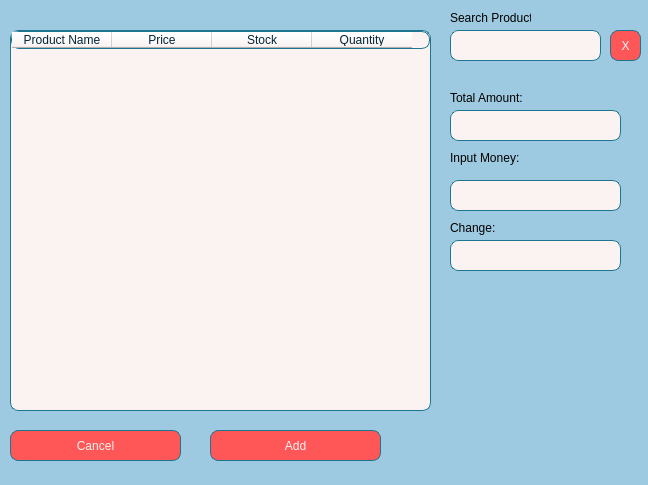
<?xml version="1.0" encoding="UTF-8"?>
<ui version="4.0">
 <class>MainWindow</class>
 <widget class="QMainWindow" name="MainWindow">
  <property name="geometry">
   <rect>
    <x>0</x>
    <y>0</y>
    <width>648</width>
    <height>485</height>
   </rect>
  </property>
  <property name="windowTitle">
   <string>MainWindow</string>
  </property>
  <property name="styleSheet">
   <string notr="true">background-color:rgb(158, 202, 225);
</string>
  </property>
  <widget class="QWidget" name="centralwidget">
   <widget class="QTableWidget" name="orderTable">
    <property name="geometry">
     <rect>
      <x>10</x>
      <y>30</y>
      <width>421</width>
      <height>381</height>
     </rect>
    </property>
    <property name="styleSheet">
     <string notr="true">background-color:rgb(251, 243, 242);;
color:rgb(3, 37, 57);
font: 75 8pt &quot;Verdana&quot;;
border: 1px solid rgb(28, 118, 143);
border-radius: 8px;</string>
    </property>
    <column>
     <property name="text">
      <string>Product Name</string>
     </property>
    </column>
    <column>
     <property name="text">
      <string>Price</string>
     </property>
    </column>
    <column>
     <property name="text">
      <string>Stock</string>
     </property>
    </column>
    <column>
     <property name="text">
      <string>Quantity</string>
     </property>
    </column>
   </widget>
   <widget class="QLabel" name="totalAmountEdit">
    <property name="geometry">
     <rect>
      <x>450</x>
      <y>110</y>
      <width>171</width>
      <height>31</height>
     </rect>
    </property>
    <property name="styleSheet">
     <string notr="true">background-color:rgb(251, 243, 242);;
color:rgb(3, 37, 57);
font: 75 8pt &quot;Verdana&quot;;
border: 1px solid rgb(28, 118, 143);
border-radius: 8px;</string>
    </property>
    <property name="text">
     <string/>
    </property>
   </widget>
   <widget class="QLabel" name="changeEdit">
    <property name="geometry">
     <rect>
      <x>450</x>
      <y>240</y>
      <width>171</width>
      <height>31</height>
     </rect>
    </property>
    <property name="styleSheet">
     <string notr="true">background-color:rgb(251, 243, 242);;
color:rgb(3, 37, 57);
font: 75 8pt &quot;Verdana&quot;;
border: 1px solid rgb(28, 118, 143);
border-radius: 8px;</string>
    </property>
    <property name="text">
     <string/>
    </property>
   </widget>
   <widget class="QLabel" name="label_4">
    <property name="geometry">
     <rect>
      <x>450</x>
      <y>90</y>
      <width>81</width>
      <height>16</height>
     </rect>
    </property>
    <property name="text">
     <string>&lt;html&gt;&lt;head/&gt;&lt;body&gt;&lt;p&gt;&lt;span style=&quot; font-size:9pt;&quot;&gt;Total Amount:&lt;/span&gt;&lt;/p&gt;&lt;/body&gt;&lt;/html&gt;</string>
    </property>
   </widget>
   <widget class="QLineEdit" name="paymentEdit">
    <property name="geometry">
     <rect>
      <x>450</x>
      <y>180</y>
      <width>171</width>
      <height>31</height>
     </rect>
    </property>
    <property name="styleSheet">
     <string notr="true">background-color:rgb(251, 243, 242);;
color:rgb(3, 37, 57);
font: 75 8pt &quot;Verdana&quot;;
border: 1px solid rgb(28, 118, 143);
border-radius: 8px;</string>
    </property>
   </widget>
   <widget class="QLabel" name="label_5">
    <property name="geometry">
     <rect>
      <x>450</x>
      <y>150</y>
      <width>81</width>
      <height>16</height>
     </rect>
    </property>
    <property name="text">
     <string>&lt;html&gt;&lt;head/&gt;&lt;body&gt;&lt;p&gt;&lt;span style=&quot; font-size:9pt;&quot;&gt;Input Money:&lt;/span&gt;&lt;/p&gt;&lt;/body&gt;&lt;/html&gt;</string>
    </property>
   </widget>
   <widget class="QLabel" name="label_6">
    <property name="geometry">
     <rect>
      <x>450</x>
      <y>220</y>
      <width>81</width>
      <height>16</height>
     </rect>
    </property>
    <property name="text">
     <string>&lt;html&gt;&lt;head/&gt;&lt;body&gt;&lt;p&gt;&lt;span style=&quot; font-size:9pt;&quot;&gt;Change:&lt;/span&gt;&lt;/p&gt;&lt;/body&gt;&lt;/html&gt;</string>
    </property>
   </widget>
   <widget class="QPushButton" name="cancelButton">
    <property name="geometry">
     <rect>
      <x>10</x>
      <y>430</y>
      <width>171</width>
      <height>31</height>
     </rect>
    </property>
    <property name="styleSheet">
     <string notr="true">border: 1px solid rgb(28, 118, 143);
font: 75 10pt &quot;MS Shell Dlg 2&quot;;
border-radius: 8px;
color:rgb(251, 243, 242);
background-color:rgb(255, 87, 87);</string>
    </property>
    <property name="text">
     <string>Cancel</string>
    </property>
   </widget>
   <widget class="QPushButton" name="addButton">
    <property name="geometry">
     <rect>
      <x>210</x>
      <y>430</y>
      <width>171</width>
      <height>31</height>
     </rect>
    </property>
    <property name="styleSheet">
     <string notr="true">border: 1px solid rgb(28, 118, 143);
font: 75 10pt &quot;MS Shell Dlg 2&quot;;
border-radius: 8px;
color:rgb(251, 243, 242);
background-color:rgb(255, 87, 87);</string>
    </property>
    <property name="text">
     <string>Add</string>
    </property>
   </widget>
   <widget class="QLineEdit" name="searchEdit">
    <property name="geometry">
     <rect>
      <x>450</x>
      <y>30</y>
      <width>151</width>
      <height>31</height>
     </rect>
    </property>
    <property name="styleSheet">
     <string notr="true">background-color:rgb(251, 243, 242);;
color:rgb(3, 37, 57);
font: 75 8pt &quot;Verdana&quot;;
border: 1px solid rgb(28, 118, 143);
border-radius: 8px;</string>
    </property>
   </widget>
   <widget class="QPushButton" name="clearSearchButton">
    <property name="geometry">
     <rect>
      <x>610</x>
      <y>30</y>
      <width>31</width>
      <height>31</height>
     </rect>
    </property>
    <property name="styleSheet">
     <string notr="true">border: 1px solid rgb(28, 118, 143);
font: 75 10pt &quot;MS Shell Dlg 2&quot;;
border-radius: 8px;
color:rgb(251, 243, 242);
background-color:rgb(255, 87, 87);</string>
    </property>
    <property name="text">
     <string>X</string>
    </property>
   </widget>
   <widget class="QLabel" name="label">
    <property name="geometry">
     <rect>
      <x>450</x>
      <y>10</y>
      <width>81</width>
      <height>16</height>
     </rect>
    </property>
    <property name="text">
     <string>&lt;html&gt;&lt;head/&gt;&lt;body&gt;&lt;p&gt;Search Product&lt;/p&gt;&lt;/body&gt;&lt;/html&gt;</string>
    </property>
   </widget>
  </widget>
  <widget class="QStatusBar" name="statusbar"/>
 </widget>
 <resources/>
 <connections/>
</ui>
